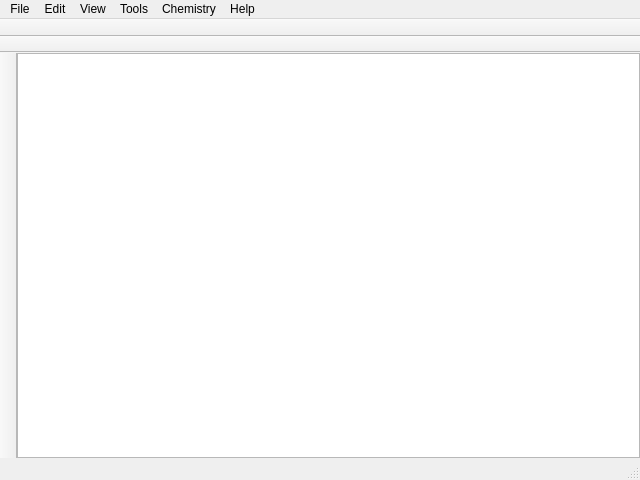
<?xml version="1.0" encoding="UTF-8"?>
<ui version="4.0">
 <class>MainWindow</class>
 <widget class="QMainWindow" name="MainWindow">
  <property name="geometry">
   <rect>
    <x>0</x>
    <y>0</y>
    <width>640</width>
    <height>480</height>
   </rect>
  </property>
  <property name="windowTitle">
   <string>ChemCanvas</string>
  </property>
  <widget class="QWidget" name="centralwidget">
   <layout class="QGridLayout" name="gridLayout" columnstretch="0,0">
    <property name="margin">
     <number>0</number>
    </property>
    <property name="spacing">
     <number>0</number>
    </property>
    <item row="1" column="0">
     <widget class="QGraphicsView" name="graphicsView">
      <property name="alignment">
       <set>Qt::AlignLeading|Qt::AlignLeft|Qt::AlignTop</set>
      </property>
     </widget>
    </item>
    <item row="1" column="1">
     <widget class="QFrame" name="rightFrame">
      <property name="frameShape">
       <enum>QFrame::StyledPanel</enum>
      </property>
      <property name="frameShadow">
       <enum>QFrame::Raised</enum>
      </property>
     </widget>
    </item>
   </layout>
  </widget>
  <widget class="QMenuBar" name="menubar">
   <property name="geometry">
    <rect>
     <x>0</x>
     <y>0</y>
     <width>640</width>
     <height>25</height>
    </rect>
   </property>
   <widget class="QMenu" name="menuFile">
    <property name="title">
     <string>File</string>
    </property>
    <addaction name="actionOpen"/>
    <addaction name="actionSave"/>
    <addaction name="actionSave_As"/>
    <addaction name="actionQuit"/>
   </widget>
   <widget class="QMenu" name="menuEdit">
    <property name="title">
     <string>Edit</string>
    </property>
    <addaction name="actionUndo"/>
    <addaction name="actionRedo"/>
   </widget>
   <widget class="QMenu" name="menuView">
    <property name="title">
     <string>View</string>
    </property>
   </widget>
   <widget class="QMenu" name="menuChemistry">
    <property name="title">
     <string>Chemistry</string>
    </property>
    <addaction name="actionGenSmiles"/>
    <addaction name="actionReadSmiles"/>
   </widget>
   <widget class="QMenu" name="menuTools">
    <property name="title">
     <string>Tools</string>
    </property>
   </widget>
   <widget class="QMenu" name="menuHelp">
    <property name="title">
     <string>Help</string>
    </property>
   </widget>
   <addaction name="menuFile"/>
   <addaction name="menuEdit"/>
   <addaction name="menuView"/>
   <addaction name="menuTools"/>
   <addaction name="menuChemistry"/>
   <addaction name="menuHelp"/>
  </widget>
  <widget class="QStatusBar" name="statusbar"/>
  <widget class="QToolBar" name="toolBar">
   <property name="windowTitle">
    <string>toolBar</string>
   </property>
   <property name="movable">
    <bool>false</bool>
   </property>
   <attribute name="toolBarArea">
    <enum>TopToolBarArea</enum>
   </attribute>
   <attribute name="toolBarBreak">
    <bool>false</bool>
   </attribute>
  </widget>
  <widget class="QToolBar" name="subToolBar">
   <property name="windowTitle">
    <string>toolBar_2</string>
   </property>
   <property name="movable">
    <bool>false</bool>
   </property>
   <attribute name="toolBarArea">
    <enum>TopToolBarArea</enum>
   </attribute>
   <attribute name="toolBarBreak">
    <bool>true</bool>
   </attribute>
  </widget>
  <widget class="QToolBar" name="leftToolBar">
   <property name="windowTitle">
    <string>toolBar_2</string>
   </property>
   <property name="movable">
    <bool>false</bool>
   </property>
   <attribute name="toolBarArea">
    <enum>LeftToolBarArea</enum>
   </attribute>
   <attribute name="toolBarBreak">
    <bool>false</bool>
   </attribute>
  </widget>
  <action name="actionOpen">
   <property name="icon">
    <iconset resource="resources.qrc">
     <normaloff>:/icons/open.png</normaloff>:/icons/open.png</iconset>
   </property>
   <property name="text">
    <string>Open</string>
   </property>
   <property name="shortcut">
    <string>Ctrl+O</string>
   </property>
  </action>
  <action name="actionSave">
   <property name="icon">
    <iconset resource="resources.qrc">
     <normaloff>:/icons/save.png</normaloff>:/icons/save.png</iconset>
   </property>
   <property name="text">
    <string>Save</string>
   </property>
   <property name="shortcut">
    <string>Ctrl+S</string>
   </property>
  </action>
  <action name="actionSave_As">
   <property name="icon">
    <iconset resource="resources.qrc">
     <normaloff>:/icons/save.png</normaloff>:/icons/save.png</iconset>
   </property>
   <property name="text">
    <string>Save As...</string>
   </property>
   <property name="shortcut">
    <string>Ctrl+Shift+S</string>
   </property>
  </action>
  <action name="actionQuit">
   <property name="icon">
    <iconset resource="resources.qrc">
     <normaloff>:/icons/quit.png</normaloff>:/icons/quit.png</iconset>
   </property>
   <property name="text">
    <string>Quit</string>
   </property>
   <property name="shortcut">
    <string>Ctrl+Q</string>
   </property>
  </action>
  <action name="actionUndo">
   <property name="text">
    <string>Undo</string>
   </property>
   <property name="shortcut">
    <string>Ctrl+Z</string>
   </property>
  </action>
  <action name="actionRedo">
   <property name="text">
    <string>Redo</string>
   </property>
   <property name="shortcut">
    <string>Ctrl+Y</string>
   </property>
  </action>
  <action name="actionGenSmiles">
   <property name="text">
    <string>Generate SMILES</string>
   </property>
  </action>
  <action name="actionReadSmiles">
   <property name="text">
    <string>ReadSmiles</string>
   </property>
  </action>
 </widget>
 <resources>
  <include location="resources.qrc"/>
 </resources>
 <connections/>
</ui>
